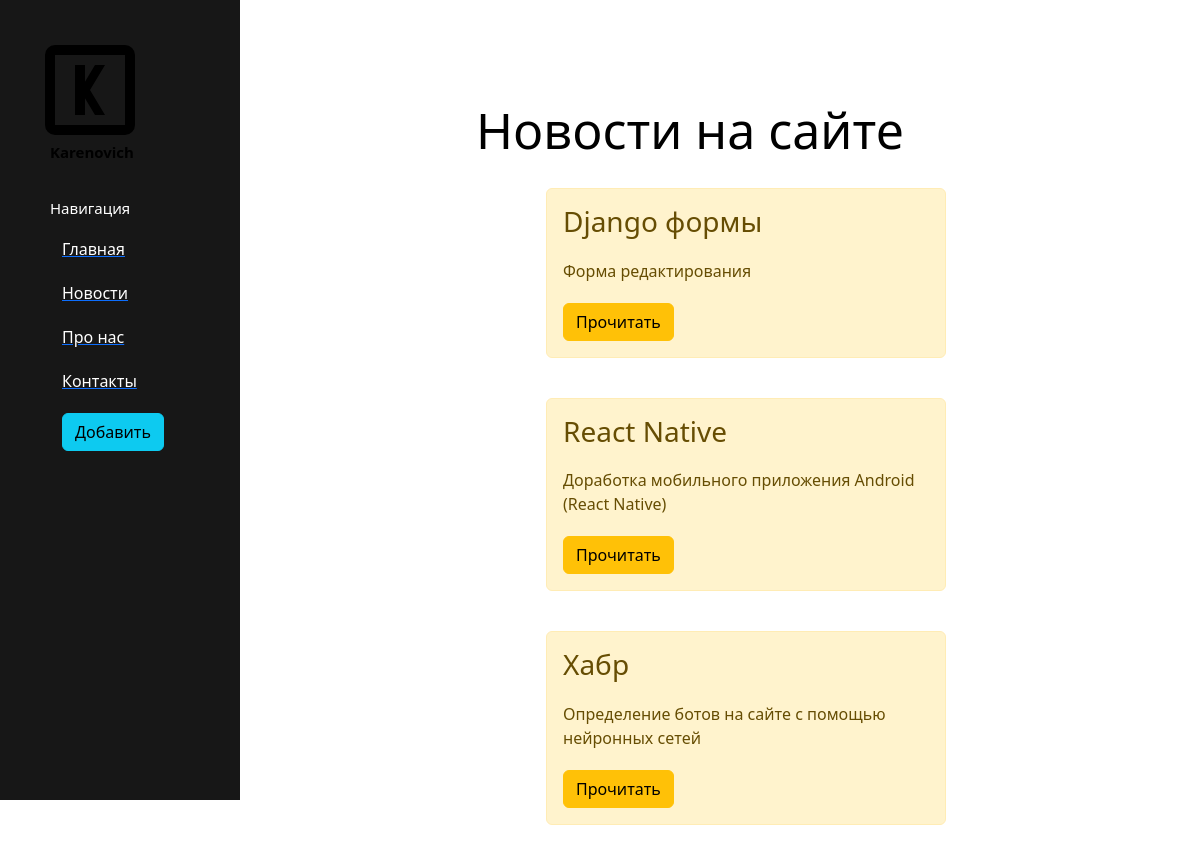
Page /news/ on the committed database.
### news/models.py (models this page shows, shortened)
class Articles(models.Model):
    title = models.CharField('Название', max_length=50)
    anons = models.CharField('Анонс', max_length=250)
    full_text = models.TextField('Статья')
    date = models.DateTimeField('Дата публикации')
    class Meta:
        verbose_name = 'Новость'
        verbose_name_plural = 'Новости'

### news/views.py (the view)
# urls.py: path('', views.news_home, name='news_home'),
def news_home(request):
    news = Articles.objects.order_by('-date')
    return render(request, 'news/news_home.html', {'news': news})

### news/templates/news/news_home.html (shortened to what this page needs)
{% extends 'main/base.html' %}
{% block content %}
    <div class="features">
        <h1>Новости на сайте</h1>
        {% if news %}
            {% for el in news %}
                <div class="alert alert-warning">
                    <h3>{{ el.title }}</h3>
                    <p>{{ el.anons }}</p>
                    <a href="{% url 'news-detail' el.id %}" class="btn btn-warning">Прочитать</a>
                </div>
            {% endfor %}
        {% else %}
            <p>У вас нет записей!</p>
        {% endif %}
    </div>
{% endblock %}

### main/templates/main/base.html (shortened to what this page needs)
{% load static %}
<!DOCTYPE html>
<html lang="ru">
<head>
    <link rel="stylesheet" href="https://cdn.jsdelivr.net/npm/bootstrap@5.2.0/dist/css/bootstrap.min.css">
    <link rel="stylesheet" href="{% static 'main/css/main.css' %}">
</head>
<body>
    <aside>
        <img src="{% static 'main/img/logo_simple.svg' %}" alt="Лого">
        <span class="logo">Karenovich</span>
        <h3>Навигация</h3>
        <ul>
            <a href="{% url 'home' %}"><li>Главная</li></a>
            <a href="{% url 'news_home' %}"><li>Новости</li></a>
            <a href="{% url 'about' %}"><li>Про нас</li></a>
            <a href=""><li>Контакты</li></a>
            <a href="{% url 'create' %}"><li><button class="btn btn-info">Добавить</button></li></a>
        </ul>
    </aside>
    <main>
        {% block content %}
        {% endblock %}
    </main>
</body>
</html>

### main/static/main/css/main.css (style rules this page uses)
body { background: white; }
aside { float: left; background: #171717; width: 20%; padding: 2.5%; height: 100vh; color: #fff; }
aside img { width: 120px; float: left; }
aside .logo { color: black; font-size: 15px; margin-left: 20px; font-weight: bold; position: relative; top: -10px; }
aside h3 { margin-top: 25px; margin-left: 20px; font-size: 15px; }
aside ul { list-style: none; }
aside ul li { color: #FFFFFF; display: block; margin-top: 20px; transition: transform .3s ease; }
main .features { float: left; color: #000000; margin-top: 100px; text-align: center; width: 75%; }
main .features h1 { font-size: 50px; }
main .features p { max-width: 400px; margin: 20px auto; }
main .alert-warning { float: left; clear: both; width: 400px; margin: 20px 34%; text-align: left; }

### rows in the picture
Articles: title "Django формы", anons "Форма редактирования"
Articles: title "React Native", anons "Доработка мобильного приложения Android (React Native)"
Articles: title "Хабр", anons "Определение ботов на сайте с помощью нейронных сетей"
